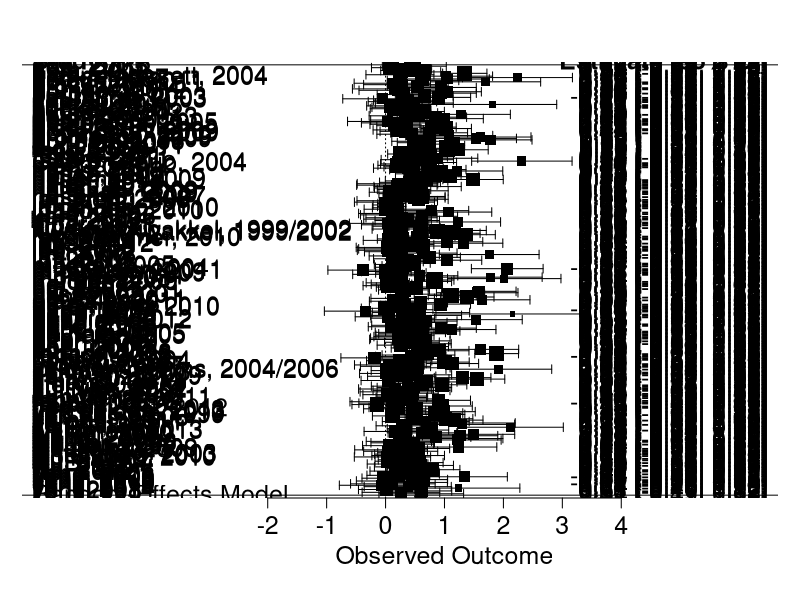
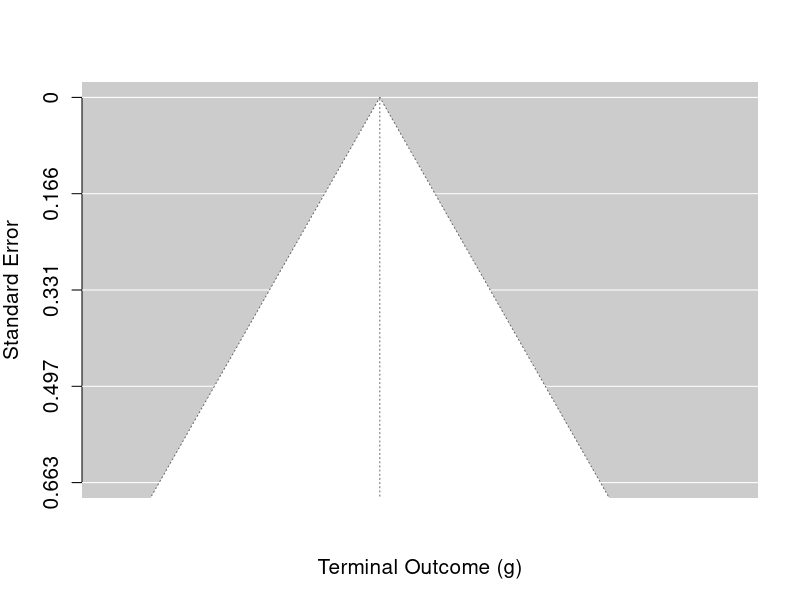

Recreate these plots in R, in order. (Note: this script raises an error after producing the figures.)
#By Keith Lohse, Rehabilitation Informatics Lab, 2016-10-07

# For this analysis, you will need to install and then open the following packages:
# install.packages("metafor"); install.packages("dplyr"); install.packages("ggplot2")
library("metafor"); library("dplyr"); library("ggplot2")

## Setting the Directory -------------------------------------------------------
getwd()
setwd("C:/Users/krl0022/Documents/GitHub/dose_meta/") 
list.files()
# make sure "data SCOAR TEXT OUTLIERS REMOVED.csv" is in the directory.

# Read in the full data set
DATA<-read.csv("data SCOAR TEXT OUTLIERS REMOVED.csv", header = TRUE) 
head(DATA)

# Alternatively, you can read the text file into R directly from my GitHub repo:
# DATA<-read.table("https://raw.github.com/keithlohse/dose_meta/master/data%20SCOAR%20TEXT%20OUTLIERS%20REMOVED.txt",
#    header = TRUE, sep="\t")
# head(DATA)

# Note that all effect sizes greater than d = 3.0 have been removed


##########################################
### Analysis of the primary extraction ###
##########################################

# In this first analysis, we took only the primary outcome or
# the first usable secondary outcome if no primary was listed.
# Below, we will conduct separate analyses for the FMA and gait
# speed (regardless of if those measures were primary outcomes).

# Create different sets of data
# 1. DATA <- contains all data for experimental and control groups
# 2. LOHSE <- contains only primary outcomes and excludes missing cases
# 3. BIGN <- contains only primary outcomes for groups with base n > 30
# 3. CTRLS <- contains only the control group data from LOHSE
# 4. EXPS <- contains on the experimental group data from LOHSE
# 5. FMA <- contains data for Fugl-Meyer Assessment outcomes excludes missing cases
# 6. SPEED <- contains data for gait speed outcomes excludes missing cases

# Creating the "LOHSE" subset
LOHSE<-subset(DATA, SCOAR_outcome == "lohse")
# Length should be 489 (total number of independent groups)
length(LOHSE$SCOAR_outcome)
# Sum should be 12,846 (total number of participants)
sum(LOHSE$base_n)

# Remove studies missing time for therapy
LOHSE<-subset(LOHSE,!time_50 == "na") 
# Remove studies missing duration of therapy
LOHSE<-subset(LOHSE,!exp_dur == "na") 
# Remove studies missing age at baseline
LOHSE<-subset(LOHSE,!age_base == "na")
# Remove studies missing days post-stroke
LOHSE<-subset(LOHSE,!days_ps == "na") 
# Remove studies missing terminal effect-sizes
LOHSE<-subset(LOHSE,!term_d == "na") 
# New length should be 303
length(LOHSE$SCOAR_outcome)
# New sum should be 6767
sum(LOHSE$base_n)

# Creating a subset of only those studies with large sample sizes
BIGN<-subset(LOHSE, base_n >= 20)
length(BIGN$SCOAR_outcome)
sum(BIGN$base_n)

# Creating a subset of control groups only
CTRLS<-subset(LOHSE, group == "ctrl")
summary(CTRLS$group)

# Creating a subset of experimental groups only
EXPS<-subset(LOHSE, group == "exp")
summary(EXPS$group)

# FMA and SPEED datasets are defined below

#################################################
# Descriptive Statistics of the included Groups #
#################################################
## Table 1 ---------------------------------------------------------------------
# These descriptive statistics appear in Table 1 of the manuscript.
# average age of patients at baseline
summary(LOHSE$age_base) 
sd(LOHSE$age_base)
# average days from stroke to the beginning of therapy
summary(LOHSE$days_ps) 
sd(LOHSE$days_ps)
# duration of the intervention
summary(LOHSE$exp_dur) 
sd(LOHSE$exp_dur)
# time scheduled for therapy based on the Max Time calculation
summary(LOHSE$time_MAX) 
sd(LOHSE$time_MAX)
# time scheduled for therapy based on the 50% time calculation
summary(LOHSE$time_50) 
sd(LOHSE$time_50)
# time scheduled for therapy based on the Min time calculation
summary(LOHSE$time_MIN) 
sd(LOHSE$time_MIN)
# How was time in therapy quantified? 1 = time scheduled; 4 = repetitions
summary(as.factor(LOHSE$detailed_time)) 
# Did the authors specify an intention to treat analysis
summary(as.factor(LOHSE$itt_analysis)) 
# Number of subjects contributing to baseline means
summary(LOHSE$base_n) 
sd(LOHSE$base_n)
# Number of subjects contributing to the terminal means
summary(LOHSE$term_n) 
sd(LOHSE$term_n)
# Number of subjects contributing for follow up means
summary(LOHSE$fu_n) 
sd(LOHSE$fu_n, na.rm=TRUE) 
# Note that we did not filter the data by follow up outcomes,
# so there are missing cases that we need to exclude in this calculation

# Time from the baseline assessment to the follow-up assessment
summary(LOHSE$fu_dur) 
sd(LOHSE$fu_dur, na.rm=TRUE)
# Number of experimental versus control groups
summary(LOHSE$group) 
# Number of subjects contributing to the terminal means
summary(LOHSE$term_g) 
sd(LOHSE$term_g)
## -----------------------------------------------------------------------------



##############################
# Analysis of All Group Data #
##############################

# Random Effect model of all groups, using maximum likelihood estimation
m0<-rma(term_g, term_Vg, data=LOHSE, method="ML")
m0
confint(m0)
# Random Effect model of CONTROL groups, using maximum likelihood estimation
m0A<-rma(term_g, term_Vg, data=CTRLS, method="ML") 
m0A
# Random Effect model of EXPERIMENTAL groups, using maximum likelihood estimation
m0B<-rma(term_g, term_Vg, data=EXPS, method="ML") 
m0B

## Figure 1 --------------------------------------------------------------------
# Publication Bias
# Creating a forest plot to show the RE model of all of the data
forest(m0, slab=paste(LOHSE$author, LOHSE$year, sep=", "), cex=1.5)

# Creating a funnel plot to show potential bias in the full dataset
palette(c("#fee8c8","#e34a33"))
funnel(m0, pch=21, bg=LOHSE$group, cex = 1.5, cex.axis=1.25, cex.lab=1.25, 
       xlab="Terminal Outcome (g)")
# Statistical test of symmetry (see Eggers, 1997)
regtest(m0, model = "lm") 
# Significant result indicates bias in the distribution of results
## -----------------------------------------------------------------------------

# Moderator Analysis of Treatment Versus Control Groups
## First we need to center the "group" variable
summary(as.numeric(LOHSE$group))
LOHSE$exp.c<-as.numeric(LOHSE$group)-1.5
head(LOHSE)
## Then we can included this centered group variable in our model
m1<-rma(term_g~exp.c, term_Vg, data=LOHSE, method="ML")
m1
## We can also get the 95% confidence estimates for the model
confint(m1)

#Moderator Analysis of Groups and DPS
## First we center the DPS variable
summary(LOHSE$days_ps)
LOHSE$DPS.c<-LOHSE$days_ps-mean(LOHSE$days_ps)
hist(LOHSE$days_ps)

## Following our transformation, we now center the rtDPS variable
LOHSE$rtDPS<-sqrt(LOHSE$days_ps)
summary(LOHSE$rtDPS)
LOHSE$rtDPS.c<-LOHSE$rtDPS-mean(LOHSE$rtDPS)
hist(LOHSE$rtDPS.c)
## We then include the centered rtDPS variable in our model
m2<-rma(term_g~exp.c+rtDPS.c, term_Vg, data=LOHSE, method="ML")
m2
confint(m2)

#Moderator Analysis of Group and Estimated Time Scheduled
## First we mean center the TIME variable
summary(LOHSE$time_50)
hist(LOHSE$time_50)
LOHSE$time50.c<-LOHSE$time_50-mean(LOHSE$time_50)
## Following our transformation, we now mean center the rtTIME variable
LOHSE$rtTIME<-sqrt(LOHSE$time_50)
summary(LOHSE$rtTIME)
LOHSE$rtTIME.c<-LOHSE$rtTIME-mean(LOHSE$rtTIME)
hist(LOHSE$rtTIME)
## We can then add the mean centered rtTIME to your model
m3<-rma(term_g~exp.c+rtDPS.c+rtTIME.c, term_Vg, data=LOHSE, method="ML")
m3
confint(m3)
plot(m3)

# Interaction of Dose with Time
## No new variables need to be created to test this interaction
m4<-rma(term_g~exp.c+rtDPS.c*rtTIME.c, term_Vg, data=LOHSE, method="ML")
m4
confint(m4)
plot(m4)

#Moderator Analysis of Group, DPS, TIME and Age
summary(LOHSE$age_base)
hist(LOHSE$age_base)
## First we mean center the AGE variable
LOHSE$age.c<-LOHSE$age_base-mean(LOHSE$age_base)
## Then we can include mean centered age in our model
m5<-rma(term_g~exp.c+rtDPS.c*rtTIME.c+age.c, term_Vg, data=LOHSE, method="ML")
m5
confint(m5)


#Controlling for the effect of therapy duration
summary(LOHSE$exp_dur)
hist(LOHSE$exp_dur)
## First we mean center the variable of duration
LOHSE$DUR.c<-LOHSE$exp_dur-mean(LOHSE$exp_dur)
## Following our transformation, we now mean center the rtDUR variable
LOHSE$rtDUR<-sqrt(LOHSE$exp_dur)
summary(LOHSE$rtDUR)
hist(LOHSE$rtDUR)
LOHSE$rtDUR.c<-LOHSE$rtDUR-mean(LOHSE$rtDUR)
## We also want to check for potential colinearity between duration and time
plot(LOHSE$rtDUR.c,LOHSE$rtTIME.c)
cor.test(LOHSE$rtDUR.c,LOHSE$rtTIME.c)
## Finally we can add the mean centered rtDUR variable to the model
m6<-rma(term_g~exp.c+rtDPS.c*rtTIME.c+age.c+rtDUR.c, term_Vg, data=LOHSE, method="ML")
m6
confint(m6)

# Next, we export the data (including the variables we created) to a csv file
write.csv(LOHSE, file="data SCOAR R MAIN ANALYSIS.csv")

#Comparison between the different models
summary(m0)
# logLik   deviance        AIC        BIC       AICc  
# -196.4562   666.8507   396.9124   404.3398   396.9524
summary(m1)
# logLik   deviance        AIC        BIC       AICc  
# -179.4614   632.8610   364.9228   376.0640   365.0030  
summary(m2)
# logLik   deviance        AIC        BIC       AICc  
# -133.6918   541.3218   275.3836   290.2385   275.5178  
summary(m3)
# logLik   deviance        AIC        BIC       AICc  
# -127.3528   528.6440   264.7057   283.2744   264.9077
summary(m4)
# logLik   deviance        AIC        BIC       AICc  
# -125.4686   524.8755   262.9372   285.2196   263.2210 
summary(m5)
# logLik   deviance        AIC        BIC       AICc  
# -121.7344   517.4070   257.4687   283.4649   257.8484  
summary(m6)
# logLik   deviance        AIC        BIC       AICc  
# -120.4646   514.8674   256.9291   286.6390   257.4189  

# So m5 is our best fitting model...
# but lets double-check our statistical assumptions/diagnostics
# The distribution of residuals for this model is approximately normal
plot(density(resid(m5))) 
# The distribution of residuals for this model show some heteroscedasticity
plot(resid(m5)~fitted(m5)) 
# but not a significant relationship between fitted values and residuals.
cor.test(resid(m5),fitted(m5))


#########################################
# Plots for Multivariable Relationships #
#########################################
# palette(c("#e0ecf4", "#9ebcda", "#8856a7"))
# 
# # Plot of outcomes by DOSE and DPS
# plot(LOHSE$term_g~LOHSE$rtTIME, bty='n', type='p', pch=21, bg=LOHSE$days_cat, 
#      col="black", lwd=1.0, xlim=c(-1,15), ylim=c(-0.5,3.5), 
#      cex=sqrt(LOHSE$base_n)/2, cex.axis=1.25, cex.lab=1.25,
#      ylab="Terminal Outcome (g)", xlab="Time Scheduled for Therapy (sqrt(hrs))")
# ## Cyan = <90 days post stroke, green = <365 days post stroke, purple = > 365 days post stroke
# 
# 
# # Plot of outcomes by AGE
# # the ntile function chops the variable into X equally sized groups.
# LOHSE$AGEq <- ntile(LOHSE$age_base, 4)  
# palette(c("#ffffcc", "#a1dab4", "#41b6c4", "#225ea8"))
# 
# plot(LOHSE$term_g~LOHSE$age_base, bty='n', xlim=c(40,90), ylim=c(-0.5,3.5), bg=LOHSE$AGEq, col = "black",
#      pch=21, cex=sqrt(LOHSE$base_n)/2, cex.axis=1.25, cex.lab=1.25,  
#      ylab="Terminal Outcome (g)", xlab="Average Age (years)")

## Figure 2 --------------------------------------------------------------------
#Plot of outcomes by DPS
palette(c("#ffffcc", "#a1dab4", "#41b6c4", "#225ea8"))
plot(LOHSE$term_g~LOHSE$yrs_ps, bty='n', type='p', pch=21, bg=LOHSE$days_cat, 
     col="black", lwd=1.0, xlim=c(0,10), ylim=c(-0.5,3.5), 
     cex=sqrt(LOHSE$base_n)/2, cex.axis=1.25, cex.lab=1.25,
     ylab="Terminal Outcome (g)", xlab="Time Post Stroke (yrs)")

plot(LOHSE$term_g~LOHSE$rtDPS, bty='n', type='p', pch=21, bg=LOHSE$days_cat, 
     col="black", lwd=1.0, xlim=c(0,60), ylim=c(-0.5,3.5), 
     cex=sqrt(LOHSE$base_n)/2, cex.axis=1.25, cex.lab=1.25,
     ylab="Terminal Outcome (g)", xlab="Time Post Stroke (sqrt(days)")
#The square root of DPS is the actual variable in our models, so I think we 
# should use it in the figures

#Plot of outcomes by Time Scheduled for therapy
LOHSE$TIMEq <- ntile(LOHSE$rtTIME, 4)  
palette(c("#ffffcc", "#a1dab4", "#41b6c4", "#225ea8"))

plot(LOHSE$term_g~LOHSE$rtTIME, bty='n', xlim=c(0,15), ylim=c(-0.5,3.5), 
     bg=LOHSE$TIMEq, col = "black", pch=21, cex=sqrt(LOHSE$base_n)/2, 
     cex.axis=1.25, cex.lab=1.25,  ylab="Terminal Outcome (g)", 
     xlab="Estimated Time Scheduled for Therapy (sqrt(hrs))")

plot(LOHSE$term_g~LOHSE$time_50, bty='n', xlim=c(0,250), ylim=c(-0.5,3.5), 
     bg=LOHSE$TIMEq, col = "black", pch=21, cex=sqrt(LOHSE$base_n)/2, 
     cex.axis=1.25, cex.lab=1.25, ylab="Terminal Outcome (g)", 
     xlab="Estimated Time Scheduled for Therapy (hrs))")
## -----------------------------------------------------------------------------


#################################################
### Analysis of the "Big" groups only, n > 20 ###
#################################################
# Descriptive Statistics for the BIGN data
summary(BIGN$age_base)
sd(BIGN$age_base, na.rm=TRUE)

summary(BIGN$days_ps)
sd(BIGN$days_ps, na.rm=TRUE)

summary(BIGN$exp_dur)
sd(BIGN$exp_dur, na.rm=TRUE)

summary(BIGN$time_50)
sd(BIGN$time_50, na.rm=TRUE)

summary(BIGN$group)

summary(BIGN$base_n)
sd(BIGN$base_n, na.rm=TRUE)

summary(BIGN$term_g)
sd(BIGN$term_g, na.rm=TRUE)

# Overall analysis of all trials
b0<-rma(term_g, term_Vg, data=BIGN, method="ML")
b0
confint(b0)

# Creating a forest plot to show the RE model of all of the data
forest(b0, slab=paste(BIGN$author, BIGN$year, sep=", "), cex=1.5)

# Creating a funnel plot to show potential bias in the full dataset
palette(c("orange","dodgerblue"))
funnel(b0, pch=21, bg=BIGN$group, cex = 1.5, cex.axis=1.25, cex.lab=1.25, xlab="Terminal Outcome (g)")
# Statistical test of symmetry (see Eggers, 1997)
regtest(m0, model = "lm") 
# Significant result indicates bias in the distribution of results

# Moderator Analysis of Treatment Versus Control Groups
summary(as.numeric(BIGN$group))
BIGN$exp.c<-as.numeric(BIGN$group)-1.5
head(BIGN)
b1<-rma(term_g~exp.c, term_Vg, data=BIGN, method="ML")
b1
confint(b1)

# Moderator Analysis of Groups and DPS
summary(BIGN$days_ps)
BIGN$DPS.c<-BIGN$days_ps-mean(BIGN$days_ps)
hist(BIGN$days_ps)

BIGN$rtDPS<-sqrt(BIGN$days_ps)
summary(BIGN$rtDPS)
BIGN$rtDPS.c<-BIGN$rtDPS-mean(BIGN$rtDPS)
hist(BIGN$rtDPS.c)

b2<-rma(term_g~exp.c+rtDPS.c, term_Vg, data=BIGN, method="ML")
b2
confint(b2)

# Moderator Analysis of Group and Estimated Time Scheduled
summary(BIGN$time_50)
hist(BIGN$time_50)
BIGN$time50.c<-BIGN$time_50-mean(BIGN$time_50)

BIGN$rtTIME<-sqrt(BIGN$time_50)
summary(BIGN$rtTIME)
BIGN$rtTIME.c<-BIGN$rtTIME-mean(BIGN$rtTIME)
hist(BIGN$rtTIME)

b3<-rma(term_g~exp.c+rtDPS.c+rtTIME.c, term_Vg, data=BIGN, method="ML")
b3
confint(b3)
plot(b3)

# Adding the interaction of DPS and TIME
b4<-rma(term_g~exp.c+rtDPS.c*rtTIME.c, term_Vg, data=BIGN, method="ML")
b4
confint(b4)
plot(fitted(b4),resid(b4))
plot(density(resid(b4)))

# Moderator Analysis of Group, DPS, TIME and Age
summary(BIGN$age_base)
hist(BIGN$age_base)
BIGN$age.c<-BIGN$age_base-mean(BIGN$age_base)

b5<-rma(term_g~exp.c+rtDPS.c*rtTIME.c+age.c, term_Vg, data=BIGN, method="ML")
b5
confint(b5)


# Controlling for the effect of therapy duration
summary(BIGN$exp_dur)
hist(BIGN$exp_dur)
BIGN$DUR.c<-BIGN$exp_dur-mean(BIGN$exp_dur)

BIGN$rtDUR<-sqrt(BIGN$exp_dur)
summary(BIGN$rtDUR)
BIGN$rtDUR.c<-BIGN$rtDUR-mean(BIGN$rtDUR)
hist(BIGN$rtDUR.c)
## Testing for colinearity between duration and time
plot(BIGN$rtDUR.c,BIGN$rtTIME.c)
cor.test(BIGN$rtDUR.c,BIGN$rtTIME.c)
# Controlling for the duration of therapy
b6<-rma(term_g~exp.c+rtDPS.c*rtTIME.c+age.c+rtDUR.c, term_Vg, data=BIGN, method="ML")
b6
confint(b6)

# Comparing the fit of the different models
summary(b0)
# logLik  deviance       AIC       BIC      AICc  
# -70.2411  325.1712  144.4821  150.0902  144.5830  
summary(b1)
# logLik  deviance       AIC       BIC      AICc  
# -65.2092  315.1075  136.4185  144.8306  136.6219 
summary(b2)
# logLik  deviance       AIC       BIC      AICc  
# -39.8544  264.3979   87.7088   98.9249   88.0507 
summary(b3)
# logLik  deviance       AIC       BIC      AICc  
# -36.3532  257.3954   82.7064   96.7265   83.2236 
summary(b4)
# logLik  deviance       AIC       BIC      AICc  
# -34.4962  253.6814   80.9924   97.8165   81.7228  
summary(b5)
# logLik  deviance       AIC       BIC      AICc  
# -33.5010  251.6911   81.0020  100.6302   81.9845
summary(b6)
# logLik  deviance       AIC       BIC      AICc  
# -32.1270  248.9430   80.2540  102.6861   81.5283 

# So b4 is our best fitting model...
# but lets double-check our statistical assumptions/diagnostics
# The distribution of residuals for this model is approximately normal
plot(density(resid(b4))) 
# The distribution of residuals for this model show some heteroscedasticity
plot(resid(b4)~fitted(b4)) 
# but not a significant relationship between fitted values and residuals.
cor.test(resid(b4),fitted(b4))

# We can also export the BIGN data (and the variables we created) to a csv
write.csv(BIGN, file="data SCOAR BIG N ANALYSIS.csv")

## Figure 2 with only studies N >20 --------------------------------------------
# Plot of outcomes by AGE
# the ntile function chops the variable into X equally sized groups.
BIGN$AGEq <- ntile(BIGN$age_base, 4)  
# Topocolors is just a color pallette that I like
palette(c("#ffffcc", "#a1dab4", "#41b6c4", "#225ea8"))

plot(BIGN$term_g~BIGN$age_base, bty='n', xlim=c(40,90), ylim=c(-0.5,3.5), 
     bg=BIGN$AGEq, col = "black", pch=21, cex=sqrt(BIGN$base_n)/2, 
     cex.axis=1.25, cex.lab=1.25, ylab="Terminal Outcome (g)", 
     xlab="Average Age (years)")

#Plot of outcomes by DPS
plot(BIGN$term_g~BIGN$rtDPS, bty='n', type='p', pch=21, bg=BIGN$days_cat, 
     col="black", lwd=1.0, xlim=c(0,60), ylim=c(-0.5,3.5), 
     cex=sqrt(BIGN$base_n)/2, cex.axis=1.25, cex.lab=1.25,
     ylab="Terminal Outcome (g)", xlab="Time Post Stroke (sqrt(days)")
#The square root of DPS is the actual variable in our models, so I think we 
# should use it in the figures

#Plot of outcomes by Time Scheduled for therapy
BIGN$TIMEq <- ntile(BIGN$rtTIME, 4)  
palette(c("#ffffcc", "#a1dab4", "#41b6c4", "#225ea8"))

plot(BIGN$term_g~BIGN$rtTIME, bty='n', xlim=c(0,15), ylim=c(-0.5,3.5), 
     bg=BIGN$TIMEq, col = "black", pch=21, cex=sqrt(BIGN$base_n)/2, 
     cex.axis=1.25, cex.lab=1.25, ylab="Terminal Outcome (g)", 
     xlab="Estimated Time Scheduled for Therapy (sqrt(hrs))")
## -----------------------------------------------------------------------------



###########################################
### Analysis of the FMA for the UE only ###
###########################################

# All outcomes are fma, fma-ue, fma-se, or fma-wh
# fma-le had been excluded
# only one outcome per study
FMA<-subset(DATA, fma_outcome == "fma")
# Remove studies missing time for therapy
FMA<-subset(FMA,!time_50 == "na") 
# Remove studies missing duration of therapy
FMA<-subset(FMA,!exp_dur == "na") 
# Remove studies missing age at baseline
FMA<-subset(FMA,!age_base == "na") 
# Remove studies missing days post-stroke
FMA<-subset(FMA,!days_ps == "na") 
# Remove studies missing terminal effect-sizes
FMA<-subset(FMA,!term_d == "na") 
length(FMA$author)
# Length for the FMA data should be 79
sum(FMA$base_n)
# Sum of baseline n should be 1,741

# Descriptive Statistics for the FMA data
summary(FMA$age_base)
sd(FMA$age_base, na.rm=TRUE)

summary(FMA$days_ps)
sd(FMA$days_ps, na.rm=TRUE)

summary(FMA$exp_dur)
sd(FMA$exp_dur, na.rm=TRUE)

summary(FMA$time_50)
sd(FMA$time_50, na.rm=TRUE)

summary(FMA$group)

summary(FMA$base_n)
sd(FMA$base_n, na.rm=TRUE)

summary(FMA$term_g)
sd(FMA$term_g, na.rm=TRUE)

#Regression models for FMA
f0<-rma(term_g, term_Vg, data=FMA, method="ML")
f0

# Moderator Analysis of Group
summary(FMA$group)
FMA$exp.c<-as.numeric(FMA$group)-1.5
head(FMA)
f1<-rma(term_g~exp.c, term_Vg, data=FMA, method="ML")
f1

# Moderator Analysis of Groups and DPS
summary(FMA$days_ps)
FMA$DPS.c<-FMA$days_ps-mean(FMA$days_ps)
hist(FMA$DPS.c)

FMA$rtDPS<-sqrt(FMA$days_ps)
summary(FMA$rtDPS)
FMA$rtDPS.c<-FMA$rtDPS-mean(FMA$rtDPS)
hist(FMA$rtDPS.c)
mean(FMA$rtDPS.c)

f2<-rma(term_g~exp.c+rtDPS.c, term_Vg, data=FMA, method="ML")
f2

# Moderator Analysis of Group and Estimated Time Scheduled
summary(FMA$time_50)
hist(FMA$time_50)
FMA$time50.c<-FMA$time_50-mean(FMA$time_50)

FMA$rtTIME<-sqrt(FMA$time_50)
summary(FMA$rtTIME)
FMA$rtTIME.c<-FMA$rtTIME-mean(FMA$rtTIME)
hist(FMA$rtTIME)

f3<-rma(term_g~exp.c+rtDPS.c+rtTIME.c, term_Vg, data=FMA, method="ML")
f3
plot(f3)

# Adding the interaction of DPS and TIME
f4<-rma(term_g~exp.c+rtDPS.c*rtTIME.c, term_Vg, data=FMA, method="ML")
f4
confint(f4)
plot(f4)

# Moderator Analysis of Group, DPS, and Age
summary(FMA$age_base)
hist(FMA$age_base)

FMA$age.c<-FMA$age_base-mean(FMA$age_base)

f5<-rma(term_g~exp.c+rtDPS.c*rtTIME.c+age.c, term_Vg, data=FMA, method="ML")
f5
confint(f5)

# Controlling for the effect of therapy duration
summary(FMA$exp_dur)
hist(FMA$exp_dur)
FMA$DUR.c<-FMA$exp_dur-mean(FMA$exp_dur)

FMA$rtDUR<-sqrt(FMA$exp_dur)
summary(FMA$rtDUR)
hist(FMA$rtDUR)
FMA$rtDUR.c<-FMA$rtDUR-mean(FMA$rtDUR)
## Checking for colinearity between TIME and DURATION
plot(FMA$rtDUR.c,FMA$rtTIME.c)
cor.test(FMA$rtDUR.c,FMA$rtTIME.c)

f6<-rma(term_g~exp.c+rtDPS.c*rtTIME.c+age.c+rtDUR.c, term_Vg, data=FMA, method="ML")
f6

# Comparisons between the different FMA models
summary(f0)
# logLik  deviance       AIC       BIC      AICc  
# -26.1594  129.2677   56.3187   61.0576   56.4766 
summary(f1)
# logLik  deviance       AIC       BIC      AICc  
# -22.5504  122.0497   51.1007   58.2091   51.4207
summary(f2)
# logLik  deviance       AIC       BIC      AICc  
# -13.7268  104.4027   35.4537   44.9315   35.9942  
summary(f3)
# logLik  deviance       AIC       BIC      AICc  
# -13.5434  104.0359   37.0869   48.9341   37.9088
summary(f4)
# logLik  deviance       AIC       BIC      AICc  
# -13.5408  104.0307   39.0817   53.2984   40.2484
summary(f5)
# logLik  deviance       AIC       BIC      AICc  
# -10.2347   97.4185   34.4695   51.0556   36.0469 
summary(f6)
# logLik  deviance       AIC       BIC      AICc  
# -9.5106   95.9703   35.0213   53.9769   37.0784

# So f5 is our best fitting model based on the AIC and AICc
# but lets double-check our statistical assumptions/diagnostics
# The distribution of residuals for this model is approximately normal
plot(density(resid(f5))) 
# The distribution of residuals for this model show some heteroscedasticity
plot(resid(f5)~fitted(f5)) 
# but not a significant relationship between fitted values and residuals.
cor.test(resid(f5),fitted(f5))

# Exporting the FMA data to a .csv file
write.csv(FMA, file="data SCOAR FMA ANALYSIS.csv")

## Figure 3A -------------------------------------------------------------------
# Plots of the FMA data
palette(c("#ffffcc", "#a1dab4", "#41b6c4", "#225ea8"))
summary(FMA$days_cat)
plot(FMA$term_g~FMA$rtTIME, bty='n', type='p', pch=21, bg=FMA$days_cat, 
     col="black", lwd=1.0, xlim=c(-1,15), ylim=c(-0.5,3.5), cex.axis=1.25, 
     cex.lab=1.25, cex=sqrt(FMA$base_n)/2,
     ylab="Terminal FMA (g)", xlab="Time Scheduled for Therapy (sqrt(hrs))")
legend("top", inset=.02, title="Days Post Stroke",
       c("<90 Days","<1 Year",">1 Year"), 
       fill=c("#41b6c4", "#a1dab4", "#225ea8"), horiz=TRUE, cex=0.8)
## -----------------------------------------------------------------------------
#Plotting relationships between the baseline and terminal means 
g1<-ggplot(FMA, aes(x = base_m, y = term_m, color = as.factor(outcome_name))) +
    geom_point(size = 4, alpha=0.5) + theme(text = element_text(size=20)) +
    #geom_smooth(method=lm)+
    #scale_color_manual(values=c("#007360","#9b1d36","#369cba")) +
    theme(panel.background=element_rect(fill="white", color="gray"), 
          panel.grid.major=element_line(color="gray"),
          panel.grid.minor=element_line(color="gray")) +
    labs(x = "FMA at Baseline", y = "FMA at Terminal Assessment")
print(g1)



################################################
### Analysis of the gait speed measures only ###
################################################
# only one outcome per study
SPEED<-subset(DATA, speed_outcome == "speed")
# Remove studies missing time for therapy
SPEED<-subset(SPEED,!time_50 == "na") 
# Remove studies missing duration of therapy
SPEED<-subset(SPEED,!exp_dur == "na") 
# Remove studies missing age at baseline
SPEED<-subset(SPEED,!age_base == "na")
# Remove studies missing days post-stroke
SPEED<-subset(SPEED,!days_ps == "na")
# Remove studies missing terminal effect-sizes
SPEED<-subset(SPEED,!term_d == "na") 
length(SPEED$author)
# Length for the SPEED data should be 116
sum(SPEED$base_n)
# Sum of baseline n for SPEED data should be 2,609

#Descriptive Statistics for the SPEED data
summary(SPEED$age_base)
sd(SPEED$age_base, na.rm=TRUE)

summary(SPEED$days_ps)
sd(SPEED$days_ps, na.rm=TRUE)

summary(SPEED$exp_dur)
sd(SPEED$exp_dur, na.rm=TRUE)

summary(SPEED$time_50)
sd(SPEED$time_50, na.rm=TRUE)

summary(SPEED$group)

summary(SPEED$base_n)
sd(SPEED$base_n, na.rm=TRUE)

summary(SPEED$term_g)
sd(SPEED$term_g, na.rm=TRUE)

# Statistical models for the speed data
s0<-rma(term_g, term_Vg, data=SPEED, method="ML")
s0

# Moderator Analysis of Group
summary(SPEED$group)
SPEED$exp.c<-as.numeric(SPEED$group)-1.5
head(SPEED)
s1<-rma(term_g~exp.c, term_Vg, data=SPEED, method="ML")
s1

# Moderator Analysis of Groups and DPS
summary(SPEED$days_ps)
SPEED$DPS.c<-SPEED$days_ps-mean(SPEED$days_ps)
hist(SPEED$DPS.c)

SPEED$rtDPS<-sqrt(SPEED$days_ps)
summary(SPEED$rtDPS)
SPEED$rtDPS.c<-SPEED$rtDPS-mean(SPEED$rtDPS)
hist(SPEED$rtDPS.c)

s2<-rma(term_g~exp.c+rtDPS.c, term_Vg, data=SPEED, method="ML")
s2

# Moderator Analysis of Group and Estimated Time Scheduled
summary(SPEED$time_50)
hist(SPEED$time_50)
SPEED$time50.c<-SPEED$time_50-mean(SPEED$time_50)

SPEED$rtTIME<-sqrt(SPEED$time_50)
summary(SPEED$rtTIME)
SPEED$rtTIME.c<-SPEED$rtTIME-mean(SPEED$rtTIME)
hist(SPEED$rtTIME.c)

s3<-rma(term_g~exp.c+rtDPS.c+rtTIME.c, term_Vg, data=SPEED, method="ML")
s3
plot(s3)

# Adding the interaction of DPS and TIME
s4<-rma(term_g~exp.c+rtDPS.c*rtTIME.c, term_Vg, data=SPEED, method="ML")
s4
plot(s4)

# Moderator Analysis of Group, DPS, and Age
summary(SPEED$age_base)
hist(SPEED$age_base)

SPEED$age.c<-SPEED$age_base-mean(SPEED$age_base)

s5<-rma(term_g~exp.c+rtDPS.c*rtTIME.c+age.c, term_Vg, data=SPEED, method="ML")
s5
confint(s5)

# Controlling for the effect of therapy duration
summary(SPEED$exp_dur)
hist(SPEED$exp_dur)
SPEED$DUR.c<-SPEED$exp_dur-mean(SPEED$exp_dur)

SPEED$rtDUR<-sqrt(SPEED$exp_dur)
summary(SPEED$rtDUR)
hist(SPEED$rtDUR)
SPEED$rtDUR.c<-SPEED$rtDUR-mean(SPEED$rtDUR)
# Checking for colinearity between TIME and DURATION
plot(SPEED$rtDUR.c,SPEED$rtTIME.c)
cor.test(SPEED$rtDUR.c,SPEED$rtTIME.c)

s6<-rma(term_g~exp.c+rtDPS.c*rtTIME.c+age.c+rtDUR.c, term_Vg, data=SPEED, method="ML")
s6

# Comparisons between the different SPEED models
summary(s0)
# logLik  deviance       AIC       BIC      AICc  
# -80.4021  265.5184  164.8041  170.3113  164.9103  
summary(s1)
# logLik  deviance       AIC       BIC      AICc  
# -76.6772  258.0687  159.3544  167.6151  159.5686
summary(s2)
# logLik  deviance       AIC       BIC      AICc  
# -52.6510  210.0163  113.3019  124.3163  113.6623
summary(s3)
# logLik  deviance       AIC       BIC      AICc  
# -49.8661  204.4464  109.7321  123.5001  110.2776
summary(s4)
# logLik  deviance       AIC       BIC      AICc  
# -48.0225  200.7593  108.0450  124.5665  108.8156 
summary(s5)
# logLik  deviance       AIC       BIC      AICc  
# -44.9879  194.6902  103.9758  123.2510  105.0129
summary(s6)
# logLik  deviance       AIC       BIC      AICc  
# -43.8895  192.4934  103.7791  125.8078  105.1249 

# So s5 is our best fitting model based on the AIC and AICc
# but lets double-check our statistical assumptions/diagnostics
# The distribution of residuals for this model is approximately normal
plot(density(resid(s5))) 
# The distribution of residuals for this model show some heteroscedasticity
plot(resid(s5)~fitted(s5)) 
# but not a significant relationship between fitted values and residuals.
cor.test(resid(s5),fitted(s5))


#Exporting the SPEED data to a .csv file
#write.csv(SPEED, file="data SCOAR SPEED ANALYSIS.csv")

## Figure 3B -------------------------------------------------------------------
# Plots of the SPEED data
palette(c("#ffffcc", "#a1dab4", "#41b6c4", "#225ea8"))

plot(SPEED$term_g~SPEED$rtTIME, bty='n', type='p', pch=21, bg=SPEED$days_cat, 
     col="black", lwd=1.0, xlim=c(-1,15), ylim=c(-0.5,3.5), cex.axis=1.25, 
     cex.lab=1.25, cex=sqrt(SPEED$base_n)/2, 
     ylab="Terminal Gait Speed (g)", 
     xlab="Time Scheduled for Therapy (sqrt(hrs))")
legend("top", inset=.02, title="Days Post Stroke",
       c("<90 Days","<1 Year",">1 Year"), 
       fill=c("#41b6c4", "#a1dab4", "#225ea8"), horiz=TRUE, cex=0.8)
## -----------------------------------------------------------------------------

# There is an issue with plotting baseline means against terminal means
# First the Fuzaro study need to be removed because it used %Time and not m/s
# Second all of the studies that used cm/s need to be converted to m/s
# This has already been done in the SCOAR SPEED ANALYSIS.csv file on github
# ... so download it from github or recreate the above steps before graphing!
SPEED_Graph<-read.table("data SCOAR SPEED ANALYSIS.csv", header = TRUE, sep=",") 
head(SPEED_Graph)

#Plotting relationships 
g1<-ggplot(SPEED_Graph, aes(x = base_mCON, y = term_mCON, color = as.factor(outcome_name))) +
    geom_point(size = 4, alpha=0.5) + theme(text = element_text(size=20)) +
    xlim(0,2)+ylim(0,2)+
    #geom_smooth(method=lm)+
    #scale_color_manual(values=c("#007360","#9b1d36","#369cba")) +
    theme(panel.background=element_rect(fill="white", color="gray"), 
          panel.grid.major=element_line(color="gray"),
          panel.grid.minor=element_line(color="gray")) +
    labs(x = "Speed at Baseline (m/s)", y = "Speed at Terminal Assessment (m/s)")
print(g1)
